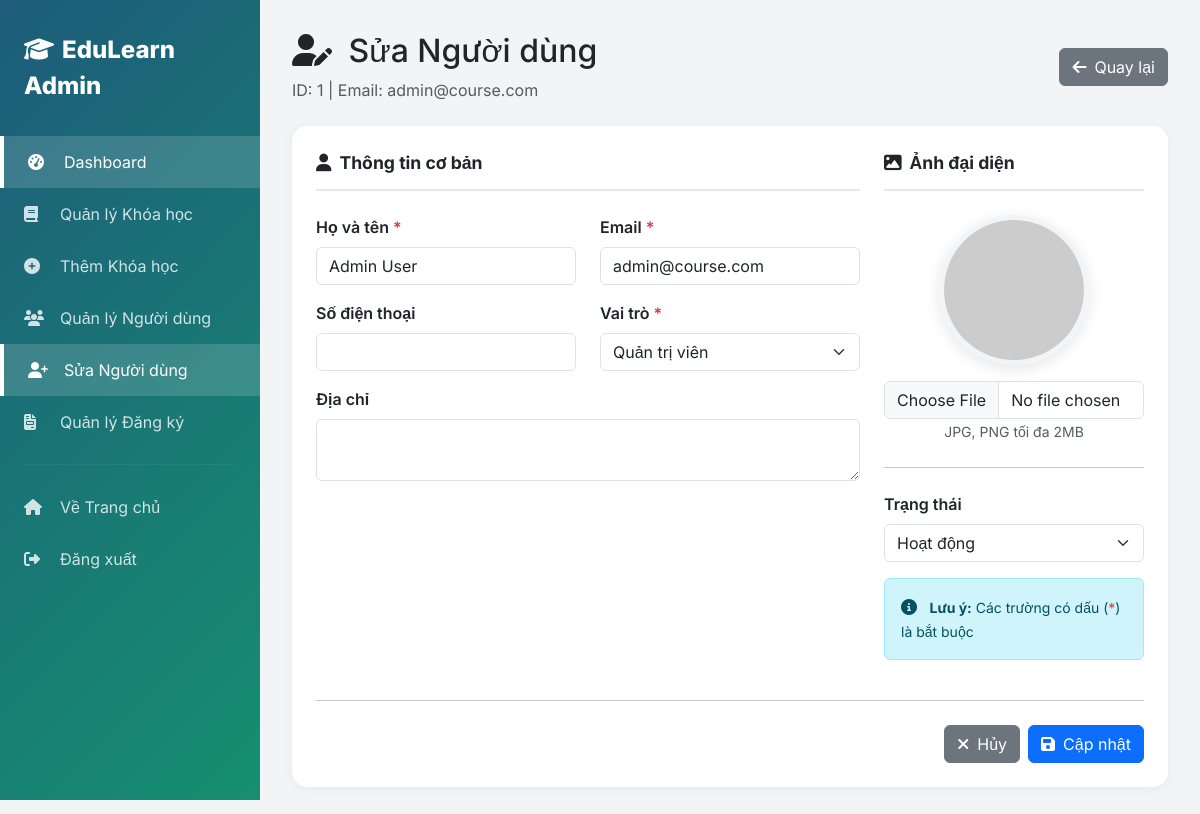
/views/admin/create_users.php?id=1 (signed in), run on the app's committed database.
### tables this page shows
CREATE TABLE `users` (
  `user_id` int(11) NOT NULL AUTO_INCREMENT,
  `full_name` varchar(100) NOT NULL,
  `email` varchar(100) NOT NULL,
  `password` varchar(255) NOT NULL,
  `phone` varchar(20) DEFAULT NULL,
  `address` text DEFAULT NULL,
  `bio` text DEFAULT NULL,
  `specialization` varchar(200) DEFAULT NULL,
  `experience_years` int(11) DEFAULT 0,
  `education` varchar(200) DEFAULT NULL,
  `rating` decimal(3,2) DEFAULT 0.00,
  `total_students` int(11) DEFAULT 0,
  `linkedin` varchar(255) DEFAULT NULL,
  `website` varchar(255) DEFAULT NULL,
  `role` enum('student','teacher','admin') DEFAULT 'student',
  `avatar` varchar(255) DEFAULT 'default-avatar.jpg',
  `created_at` timestamp NOT NULL DEFAULT current_timestamp(),
  `updated_at` timestamp NOT NULL DEFAULT current_timestamp() ON UPDATE current_timestamp(),
  `status` enum('active','inactive') DEFAULT 'active',
  PRIMARY KEY (`user_id`),
  UNIQUE KEY `email` (`email`),
  KEY `idx_user_role` (`role`)
);

### functions/db_connection.php (called while the page is built, shortened)
<?php
function escape($data)
{
    return htmlspecialchars($data, ENT_QUOTES, 'UTF-8');
}
function getAvatarUrl($avatar, $name = '', $size = 100, $default = null)
{
    if (empty($avatar) || $avatar === 'default-avatar.jpg') {
        if (!empty($name)) {
            return 'https://ui-avatars.com/api/?name=' . urlencode($name) . '&size=' . $size . '&background=random';
        }
        return $default ?: 'https://ui-avatars.com/api/?name=User&size=' . $size;
    }
    $normalized = $avatar;
    $normalized = ltrim($normalized, '/');
    return UPLOAD_URL . $normalized;
}

### views/admin/create_users.php (the view, shortened to what this page needs)
<?php
require_once '../../functions/db_connection.php';
$is_edit = isset($_GET['id']);
$is_view = isset($_GET['view']);
$user = null;
if ($is_edit) {
    $user_id = intval($_GET['id']);
    $stmt = $pdo->prepare("SELECT * FROM users WHERE user_id = ?");
    $stmt->execute([$user_id]);
    $user = $stmt->fetch();
}
?>
<!DOCTYPE html>
<html lang="vi">
<head>
    <link href="https://cdn.jsdelivr.net/npm/bootstrap@5.3.2/dist/css/bootstrap.min.css" rel="stylesheet">
    <link rel="stylesheet" href="https://cdnjs.cloudflare.com/ajax/libs/font-awesome/6.5.1/css/all.min.css">
</head>
<body>
    <div class="sidebar">
        <div class="sidebar-brand"><i class="fas fa-graduation-cap me-2"></i>EduLearn Admin</div>
        <ul class="sidebar-menu">
            <li><a href="dashboard.php" class="active"><i class="fas fa-tachometer-alt"></i>Dashboard</a></li>
            <li><a href="manage_courses.php"><i class="fas fa-book"></i>Quản lý Khóa học</a></li>
            <li><a href="create_courses.php"><i class="fas fa-plus-circle"></i>Thêm Khóa học</a></li>
            <li><a href="manage_users.php"><i class="fas fa-users"></i>Quản lý Người dùng</a></li>
            <li><a href="create_users.php" class="active"><i class="fas fa-user-plus"></i><?php echo $is_edit ? 'Sửa' : 'Thêm'; ?> Người dùng</a></li>
            <li><a href="manage_enrollments.php"><i class="fas fa-file-invoice"></i>Quản lý Đăng ký</a></li>
            <li>
                <hr style="border-color: rgba(255,255,255,0.2); margin: 1rem 1.5rem;">
            </li>
            <li><a href="../../index.php"><i class="fas fa-home"></i>Về Trang chủ</a></li>
            <li><a href="../../handle/logout_process.php"><i class="fas fa-sign-out-alt"></i>Đăng xuất</a></li>
        </ul>
    </div>
    <div class="main-content">
        <div class="d-flex justify-content-between align-items-center mb-4">
            <div>
                <h2><i class="fas <?php echo $is_edit ? ($is_view ? 'fa-eye' : 'fa-user-edit') : 'fa-user-plus'; ?> me-2"></i>
                    <?php echo $is_edit ? ($is_view ? 'Chi tiết' : 'Sửa') : 'Thêm'; ?> Người dùng
                </h2>
                <?php if ($is_edit): ?>
                    <p class="text-muted mb-0">ID: <?php echo $user['user_id']; ?> | Email: <?php echo escape($user['email']); ?></p>
                <?php endif; ?>
            </div>
            <a href="manage_users.php" class="btn btn-secondary">
                <i class="fas fa-arrow-left me-2"></i>Quay lại
            </a>
        </div>
        <?php if ($is_view): ?>
            <div class="row">
                <div class="col-lg-4">
                    <div class="card">
                        <div class="card-body text-center">
                            <img src="<?php echo getAvatarUrl($user['avatar'] ?? '', $user['full_name'] ?? '', 200); ?>"
                                class="avatar-preview mb-3" alt="">
                            <h4 class="mb-1"><?php echo escape($user['full_name']); ?></h4>
                            <p class="text-muted mb-3">
                                <?php
                                $roles = ['student' => 'Học viên', 'teacher' => 'Giáo viên', 'admin' => 'Quản trị viên'];
                                echo $roles[$user['role']];
                                ?>
                            </p>
                            <?php if ($user['role'] === 'teacher' && $user['rating']): ?>
                                <div class="mb-3">
                                    <i class="fas fa-star text-warning"></i>
                                    <strong><?php echo $user['rating']; ?></strong> / 5.0
                                </div>
                            <?php endif; ?>
                            <a href="edit_users.php?id=<?php echo $user['user_id']; ?>" class="btn btn-primary w-100">
                                <i class="fas fa-edit me-2"></i>Chỉnh sửa
                            </a>
                        </div>
                    </div>
                </div>
                <div class="col-lg-8">
                    <div class="card">
                        <div class="card-body">
                            <div class="section-title"><i class="fas fa-info-circle me-2"></i>Thông tin cơ bản</div>
                            <div class="info-row">
                                <div class="row">
                                    <div class="col-md-4 info-label">Email:</div>
                                    <div class="col-md-8"><?php echo escape($user['email']); ?></div>
                                </div>
                            </div>
                            <div class="info-row">
                                <div class="row">
                                    <div class="col-md-4 info-label">Số điện thoại:</div>
                                    <div class="col-md-8"><?php echo escape($user['phone']) ?: '-'; ?></div>
                                </div>
                            </div>
                            <div class="info-row">
                                <div class="row">
                                    <div class="col-md-4 info-label">Địa chỉ:</div>
                                    <div class="col-md-8"><?php echo escape($user['address']) ?: '-'; ?></div>
                                </div>
                            </div>
                            <div class="info-row">
                                <div class="row">
                                    <div class="col-md-4 info-label">Trạng thái:</div>
                                    <div class="col-md-8"><?php echo getStatusBadge($user['status']); ?></div>
                                </div>
                            </div>
                            <div class="info-row">
                                <div class="row">
                                    <div class="col-md-4 info-label">Ngày tạo:</div>
                                    <div class="col-md-8"><?php echo formatDate($user['created_at']); ?></div>
                                </div>
                            </div>
                            <?php if ($user['role'] === 'teacher'): ?>
                                <div class="section-title mt-4"><i class="fas fa-chalkboard-teacher me-2"></i>Thông tin giáo viên</div>
                                <?php if ($user['bio']): ?>
                                    <div class="info-row">
                                        <div class="row">
                                            <div class="col-md-4 info-label">Giới thiệu:</div>
                                            <div class="col-md-8"><?php echo nl2br(escape($user['bio'])); ?></div>
                                        </div>
                                    </div>
                                <?php endif; ?>
                                <div class="info-row">
                                    <div class="row">
                                        <div class="col-md-4 info-label">Chuyên môn:</div>
                                        <div class="col-md-8"><?php echo escape($user['specialization']) ?: '-'; ?></div>
                                    </div>
                                </div>
                                <div class="info-row">
                                    <div class="row">
                                        <div class="col-md-4 info-label">Kinh nghiệm:</div>
                                        <div class="col-md-8"><?php echo $user['experience_years'] ?: 0; ?> năm</div>
                                    </div>
                                </div>
                                <div class="info-row">
                                    <div class="row">
                                        <div class="col-md-4 info-label">Học vấn:</div>
                                        <div class="col-md-8"><?php echo escape($user['education']) ?: '-'; ?></div>
                                    </div>
                                </div>
                            <?php endif; ?>
                        </div>
                    </div>
                </div>
            </div>
        <?php else: ?>
            <div class="card">
                <div class="card-body p-4">
                    <form method="POST" action="../../handle/user_process.php" enctype="multipart/form-data" id="userForm">
                        <div class="row g-4">
                            <div class="col-md-8">
                                <div class="section-title"><i class="fas fa-user me-2"></i>Thông tin cơ bản</div>
                                <div class="row">
                                    <div class="col-md-6 mb-3">
                                        <label class="form-label">Họ và tên <span class="text-danger">*</span></label>
                                        <input type="text" class="form-control" name="full_name"
                                            value="<?php echo escape($user['full_name'] ?? ''); ?>" required>
                                    </div>
                                    <div class="col-md-6 mb-3">
                                        <label class="form-label">Email <span class="text-danger">*</span></label>
                                        <input type="email" class="form-control" name="email"
                                            value="<?php echo escape($user['email'] ?? ''); ?>" required>
                                    </div>
                                </div>
                                <div class="row">
                                    <div class="col-md-6 mb-3">
                                        <label class="form-label">Số điện thoại</label>
                                        <input type="tel" class="form-control" name="phone"
                                            value="<?php echo escape($user['phone'] ?? ''); ?>">
                                    </div>
                                    <div class="col-md-6 mb-3">
                                        <label class="form-label">Vai trò <span class="text-danger">*</span></label>
                                        <select class="form-select" name="role" id="roleSelect" required>
                                            <option value="admin" <?php echo isset($user) && $user['role'] == 'admin' ? 'selected' : ''; ?>>Quản trị viên</option>
                                        </select>
                                    </div>
                                </div>
                                <div class="mb-3">
                                    <label class="form-label">Địa chỉ</label>
                                    <textarea class="form-control" name="address" rows="2"><?php echo escape($user['address'] ?? ''); ?></textarea>
                                </div>
                            </div>
                            <div class="col-md-4">
                                <div class="section-title"><i class="fas fa-image me-2"></i>Ảnh đại diện</div>
                                <div class="text-center mb-3">
                                    <img src="<?php echo getAvatarUrl($user['avatar'] ?? '', $user['full_name'] ?? 'User', 200); ?>"
                                        class="avatar-preview mb-3" id="avatarPreview" alt="">
                                    <input type="file" class="form-control" name="avatar" accept="image/*"
                                        onchange="previewAvatar(this)">
                                    <small class="text-muted">JPG, PNG tối đa 2MB</small>
                                </div>
                                <hr class="my-4">
                                <div class="mb-3">
                                    <label class="form-label">Trạng thái</label>
                                    <select class="form-select" name="status">
                                        <option value="active" <?php echo !isset($user) || $user['status'] == 'active' ? 'selected' : ''; ?>>Hoạt động</option>
                                    </select>
                                </div>
                                <div class="alert alert-info">
                                    <i class="fas fa-info-circle me-2"></i>
                                    <small><strong>Lưu ý:</strong> Các trường có dấu (<span class="text-danger">*</span>) là bắt buộc</small>
                                </div>
                            </div>
                        </div>
                        <hr class="my-4">
                        <div class="d-flex justify-content-end gap-2">
                            <a href="manage_users.php" class="btn btn-secondary">
                                <i class="fas fa-times me-2"></i>Hủy
                            </a>
                            <button type="submit" class="btn btn-primary">
                                <i class="fas fa-save me-2"></i><?php echo $is_edit ? 'Cập nhật' : 'Tạo người dùng'; ?>
                            </button>
                        </div>
                    </form>
                </div>
            </div>
        <?php endif; ?>
    </div>
</body>
</html>

### views/admin/create_users.php (style rules this page uses)
body { font-family: 'Inter', sans-serif; background: #f3f4f6; }
.sidebar { position: fixed; top: 0; left: 0; height: 100vh; width: 260px; background: linear-gradient(135deg, #1d5c7a 0%, #168f70 100%); color: white; padding: 2rem 0; z-index: 1000; overflow-y: auto; }
.sidebar-brand { padding: 0 1.5rem; margin-bottom: 2rem; font-size: 1.5rem; font-weight: 800; }
.sidebar-menu { list-style: none; padding: 0; margin: 0; }
.sidebar-menu a { display: flex; align-items: center; padding: 0.875rem 1.5rem; color: rgba(255, 255, 255, 0.8); text-decoration: none; transition: all 0.3s; }
.sidebar-menu a:hover, .sidebar-menu a.active { background: rgba(255, 255, 255, 0.15); color: white; border-left: 4px solid white; }
.sidebar-menu i { width: 24px; margin-right: 0.75rem; }
.main-content { margin-left: 260px; padding: 2rem; }
.card { border: none; border-radius: 15px; box-shadow: 0 2px 10px rgba(0, 0, 0, 0.05); }
.form-label { font-weight: 600; margin-bottom: 0.5rem; }
.avatar-preview { width: 150px; height: 150px; border-radius: 50%; object-fit: cover; border: 5px solid #f3f4f6; box-shadow: 0 4px 15px rgba(0, 0, 0, 0.1); }
.section-title { font-size: 1.1rem; font-weight: 700; margin-bottom: 1.5rem; padding-bottom: 0.75rem; border-bottom: 2px solid #e5e7eb; }

### data on the page
users: user_id "1", email "admin@course.com", full_name "Admin User", role "Quản trị viên", status "Hoạt động"
